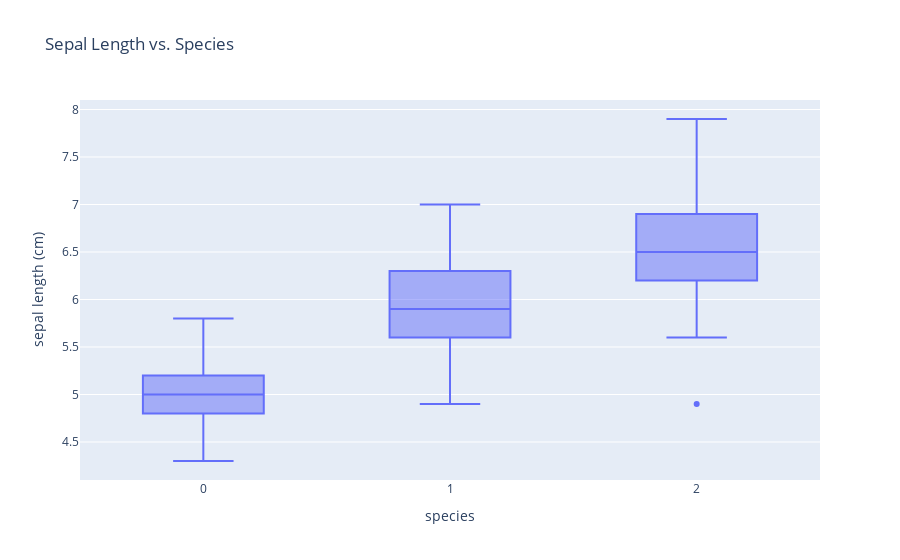

Notebook cell for this chart:
### Code cell
import plotly.express as px
fig = px.box(df, x = 'species', y = 'sepal length (cm)', title = 'Sepal Length vs. Species')
fig.show()

### Figure 1 — Plotly figure (JSON) as saved in the notebook; plotly's stock layout.template omitted (floating-point values rounded to 4 significant figures; data arrays with more than 128 entries replaced by an {"elided": "..."} marker saying what was removed)
{"data": [{"alignmentgroup": "True", "hovertemplate": "species=%{x}<br>sepal length (cm)=%{y}<extra></extra>", "legendgroup": "", "marker": {"color": "#636efa"}, "name": "", "notched": false, "offsetgroup": "", "orientation": "v", "showlegend": false, "type": "box", "x": {"elided": "150 int values"}, "x0": " ", "xaxis": "x", "y": {"elided": "150 float values"}, "y0": " ", "yaxis": "y"}], "layout": {"boxmode": "group", "legend": {"tracegroupgap": 0}, "title": {"text": "Sepal Length vs. Species"}, "xaxis": {"anchor": "y", "domain": [0, 1], "title": {"text": "species"}}, "yaxis": {"anchor": "x", "domain": [0, 1], "title": {"text": "sepal length (cm)"}}}}
